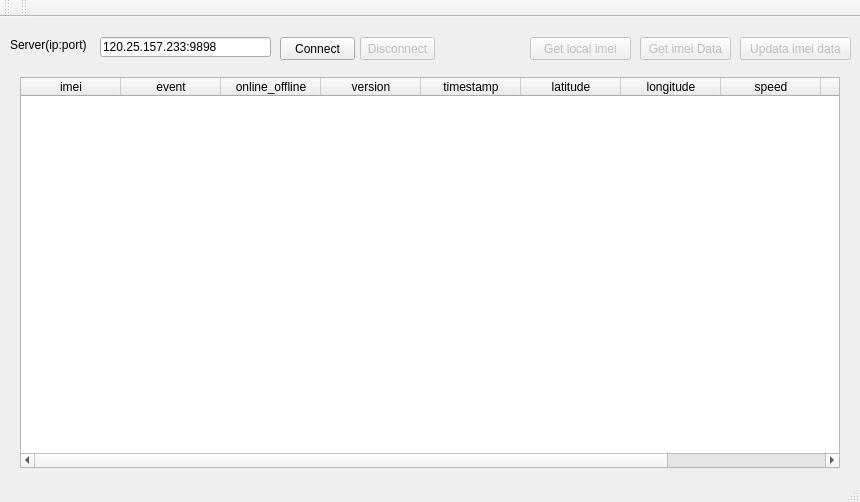
<?xml version="1.0" encoding="UTF-8"?>
<ui version="4.0">
 <class>MainWindow</class>
 <widget class="QMainWindow" name="MainWindow">
  <property name="enabled">
   <bool>true</bool>
  </property>
  <property name="geometry">
   <rect>
    <x>0</x>
    <y>0</y>
    <width>860</width>
    <height>502</height>
   </rect>
  </property>
  <property name="windowTitle">
   <string>MainWindow</string>
  </property>
  <widget class="QWidget" name="centralWidget">
   <widget class="QTableWidget" name="tableWidget">
    <property name="enabled">
     <bool>true</bool>
    </property>
    <property name="geometry">
     <rect>
      <x>20</x>
      <y>60</y>
      <width>820</width>
      <height>391</height>
     </rect>
    </property>
    <property name="contextMenuPolicy">
     <enum>Qt::CustomContextMenu</enum>
    </property>
    <property name="editTriggers">
     <set>QAbstractItemView::NoEditTriggers</set>
    </property>
    <property name="columnCount">
     <number>10</number>
    </property>
    <attribute name="horizontalHeaderDefaultSectionSize">
     <number>100</number>
    </attribute>
    <column>
     <property name="text">
      <string>imei</string>
     </property>
    </column>
    <column>
     <property name="text">
      <string>event</string>
     </property>
    </column>
    <column>
     <property name="text">
      <string>online_offline</string>
     </property>
    </column>
    <column>
     <property name="text">
      <string>version</string>
     </property>
    </column>
    <column>
     <property name="text">
      <string>timestamp</string>
     </property>
    </column>
    <column>
     <property name="text">
      <string>latitude</string>
     </property>
    </column>
    <column>
     <property name="text">
      <string>longitude</string>
     </property>
    </column>
    <column>
     <property name="text">
      <string>speed</string>
     </property>
    </column>
    <column>
     <property name="text">
      <string>course</string>
     </property>
    </column>
    <column>
     <property name="text">
      <string>voltage</string>
     </property>
    </column>
   </widget>
   <widget class="QPushButton" name="pushButton_Connect">
    <property name="geometry">
     <rect>
      <x>280</x>
      <y>20</y>
      <width>75</width>
      <height>23</height>
     </rect>
    </property>
    <property name="text">
     <string>Connect</string>
    </property>
   </widget>
   <widget class="QLineEdit" name="lineEdit_Server">
    <property name="geometry">
     <rect>
      <x>100</x>
      <y>20</y>
      <width>171</width>
      <height>20</height>
     </rect>
    </property>
    <property name="text">
     <string>120.25.157.233:9898</string>
    </property>
   </widget>
   <widget class="QPushButton" name="pushButton_Disconnect">
    <property name="enabled">
     <bool>false</bool>
    </property>
    <property name="geometry">
     <rect>
      <x>360</x>
      <y>20</y>
      <width>75</width>
      <height>23</height>
     </rect>
    </property>
    <property name="text">
     <string>Disconnect</string>
    </property>
    <property name="autoDefault">
     <bool>false</bool>
    </property>
    <property name="default">
     <bool>false</bool>
    </property>
   </widget>
   <widget class="QPushButton" name="pushButton_UpdataImeiData">
    <property name="enabled">
     <bool>false</bool>
    </property>
    <property name="geometry">
     <rect>
      <x>740</x>
      <y>20</y>
      <width>111</width>
      <height>23</height>
     </rect>
    </property>
    <property name="text">
     <string>Updata imei data</string>
    </property>
   </widget>
   <widget class="QLabel" name="label">
    <property name="geometry">
     <rect>
      <x>10</x>
      <y>20</y>
      <width>101</width>
      <height>16</height>
     </rect>
    </property>
    <property name="text">
     <string>Server(ip:port)</string>
    </property>
   </widget>
   <widget class="QPushButton" name="pushButton_GetImeiData">
    <property name="enabled">
     <bool>false</bool>
    </property>
    <property name="geometry">
     <rect>
      <x>640</x>
      <y>20</y>
      <width>91</width>
      <height>23</height>
     </rect>
    </property>
    <property name="text">
     <string>Get imei Data</string>
    </property>
   </widget>
   <widget class="QLabel" name="label_InProcess_GetImeiList">
    <property name="geometry">
     <rect>
      <x>637</x>
      <y>43</y>
      <width>71</width>
      <height>16</height>
     </rect>
    </property>
    <property name="text">
     <string/>
    </property>
   </widget>
   <widget class="QLabel" name="label_InProcess_UpdataImeiData">
    <property name="enabled">
     <bool>true</bool>
    </property>
    <property name="geometry">
     <rect>
      <x>747</x>
      <y>43</y>
      <width>71</width>
      <height>16</height>
     </rect>
    </property>
    <property name="text">
     <string/>
    </property>
   </widget>
   <widget class="QPushButton" name="pushButton_Get_Local_imeiData">
    <property name="enabled">
     <bool>false</bool>
    </property>
    <property name="geometry">
     <rect>
      <x>530</x>
      <y>20</y>
      <width>101</width>
      <height>23</height>
     </rect>
    </property>
    <property name="text">
     <string>Get local imei</string>
    </property>
   </widget>
  </widget>
  <widget class="QMenuBar" name="menuBar">
   <property name="geometry">
    <rect>
     <x>0</x>
     <y>0</y>
     <width>860</width>
     <height>23</height>
    </rect>
   </property>
  </widget>
  <widget class="QToolBar" name="mainToolBar">
   <attribute name="toolBarArea">
    <enum>TopToolBarArea</enum>
   </attribute>
   <attribute name="toolBarBreak">
    <bool>false</bool>
   </attribute>
  </widget>
  <widget class="QStatusBar" name="statusBar"/>
  <widget class="QToolBar" name="toolBar">
   <property name="windowTitle">
    <string>toolBar</string>
   </property>
   <attribute name="toolBarArea">
    <enum>TopToolBarArea</enum>
   </attribute>
   <attribute name="toolBarBreak">
    <bool>false</bool>
   </attribute>
  </widget>
 </widget>
 <layoutdefault spacing="6" margin="11"/>
 <resources/>
 <connections/>
</ui>
